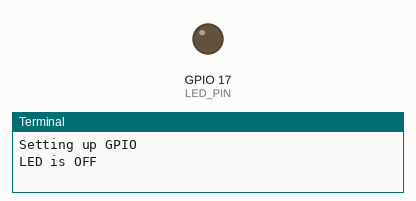
Simulated run of this program. Board: Raspberry Pi (BCM pin numbers). Parts: output pins drawn as LEDs (lit = HIGH), the last lines printed to the terminal. At 8.0 s the program stops and its outputs stay as they are.

Above: at 1.0 s.
At 3.0 s:
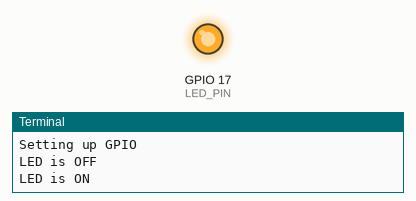
Timing chart, 0 to 5.2 s (numbered marks = the images above):
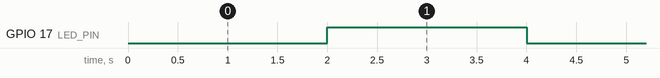

The program:

blink.py
```python
#!/usr/bin/python

import RPi.GPIO as GPIO
from time import sleep

LED_PIN = 17

print "Setting up GPIO"

GPIO.setmode(GPIO.BCM)
GPIO.setup(LED_PIN, GPIO.OUT)

def enable_led(should_enable):
	if should_enable:
		GPIO.output(LED_PIN, True)
	else:
		GPIO.output(LED_PIN, False)

enable_led(False)
print "LED is OFF"
sleep(2)
enable_led(True)
print "LED is ON"
sleep(2)
enable_led(False)
print "LED is OFF"
sleep(2)
enable_led(True)
print "LED is ON"
sleep(2)

GPIO.cleanup()
```

Measured:
- by itself, GPIO 17 (LED_PIN): alternates HIGH for 2.0 s and LOW for 2.0 s
